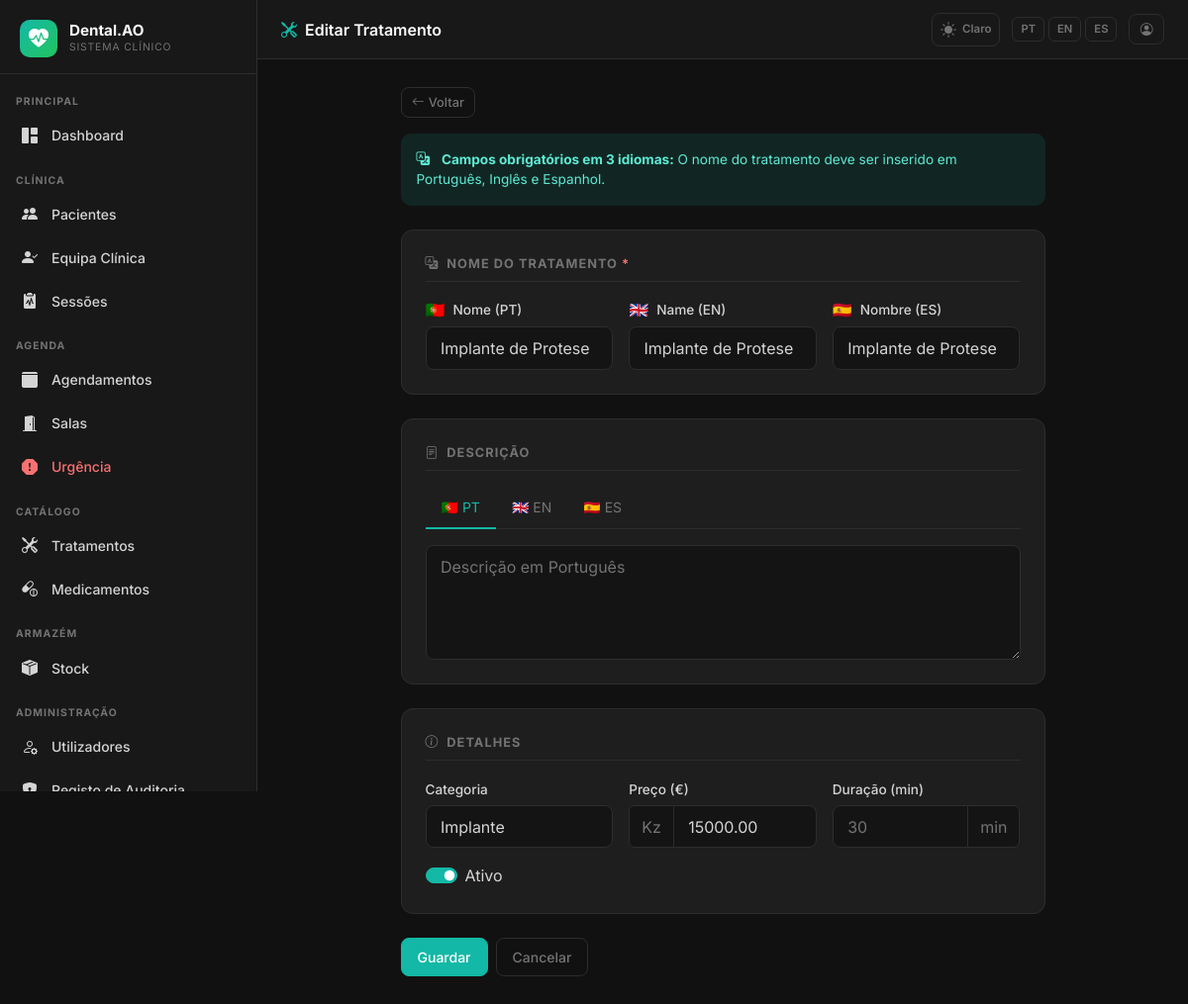
Page /admin/treatments/1/edit (signed in) on the committed database.
### app/models.py (models this page shows, shortened)
class AppSetting(db.Model):
    __tablename__ = 'app_settings'
    key   = db.Column(db.String(64), primary_key=True)
    value = db.Column(db.Text, nullable=True)
    _DEFAULTS = {
        'app_name':       'DentalCare Pro',
        'app_logo':       '',
        'bg_dark':        '#111111',
        'sidebar_dark':   '#181818',
        'card_dark':      '#1e1e1e',
        'border_dark':    '#2d2d2d',
        'text_dark':      '#d4d4d4',
        'primary_dark':   '#14b8a6',
        'success_dark':   '#22c55e',
        'danger_dark':    '#f87171',
        'warning_dark':   '#fbbf24',
        'bg_light':       '#f0f4f8',
        'card_light':     '#ffffff',
        'border_light':   '#d1dce8',
        'text_light':     '#334155',
        'primary_light':  '#1976d2',
        'success_light':  '#00875a',
        'danger_light':   '#d32f2f',
        'warning_light':  '#e65100',
        'xray_max_mb':        '10',
        'stock_invoice_max_mb': '5',
        'urgency_surcharge':  '30',
    }
    @classmethod
    def all_as_dict(cls):
        stored = {s.key: s.value for s in cls.query.all()}
        result = dict(cls._DEFAULTS)
        result.update(stored)
        return result

class Treatment(db.Model):
    __tablename__ = 'treatments'
    id = db.Column(db.Integer, primary_key=True)
    name_pt = db.Column(db.String(200), nullable=False)
    name_en = db.Column(db.String(200), nullable=False)
    name_es = db.Column(db.String(200), nullable=False)
    description_pt = db.Column(db.Text, nullable=True)
    description_en = db.Column(db.Text, nullable=True)
    description_es = db.Column(db.Text, nullable=True)
    price = db.Column(db.Numeric(10, 2), nullable=True)
    duration_minutes = db.Column(db.Integer, nullable=True)
    category = db.Column(db.String(100), nullable=True)
    is_active = db.Column(db.Boolean, default=True)
    created_by_id = db.Column(db.Integer, db.ForeignKey('users.id'), nullable=True)
    created_at = db.Column(db.DateTime, default=lambda: datetime.now(timezone.utc))
    updated_at = db.Column(db.DateTime, default=lambda: datetime.now(timezone.utc),
                           onupdate=lambda: datetime.now(timezone.utc))
    created_by = db.relationship('User', backref='created_treatments')

### app/admin/routes.py (the view, shortened to what this page needs)
@admin_bp.route('/treatments/<int:id>/edit', methods=['GET', 'POST'])
@login_required
def edit_treatment(id):
    if current_user.role not in [Role.SUPERADMIN, Role.CLINICAL_DIRECTOR]:
        abort(403)
    treatment = Treatment.query.get_or_404(id)
    form = TreatmentForm(obj=treatment)
    return render_template('admin/treatments/form.html', form=form,
                           title=_('Editar Tratamento'), treatment=treatment)

### app/admin/forms.py
class TreatmentForm(FlaskForm):
    name_pt = StringField(_l('Nome (PT)'), validators=[DataRequired(), Length(1, 200)])
    name_en = StringField(_l('Name (EN)'), validators=[DataRequired(), Length(1, 200)])
    name_es = StringField(_l('Nombre (ES)'), validators=[DataRequired(), Length(1, 200)])
    description_pt = TextAreaField(_l('Descrição (PT)'), validators=[Optional()])
    description_en = TextAreaField(_l('Description (EN)'), validators=[Optional()])
    description_es = TextAreaField(_l('Descripción (ES)'), validators=[Optional()])
    category = StringField(_l('Categoria'), validators=[Optional(), Length(0, 100)])
    price = DecimalField(_l('Preço (€)'), validators=[Optional()], places=2)
    duration_minutes = IntegerField(_l('Duração (min)'), validators=[Optional()])
    is_active = BooleanField(_l('Ativo'), default=True)
    submit = SubmitField(_l('Guardar'))

### app/__init__.py (called while the page is built)
def get_locale():
    lang = session.get('lang')
    if lang in ['pt', 'en', 'es']:
        return lang
    return 'pt'

### app/models.py (called while the page is built)
    def role_display(self):
        role_map = {
            Role.SUPERADMIN: 'Superadmin',
            Role.CLINICAL_DIRECTOR: 'Diretor Clínico',
            Role.DENTIST: 'Dentista',
            Role.PATIENT: 'Paciente',
            Role.RECEPTION: 'Recepção',
        }
        return role_map.get(self.role, self.role)

    def role_badge_class(self):
        badge_map = {
            Role.SUPERADMIN: 'danger',
            Role.CLINICAL_DIRECTOR: 'primary',
            Role.DENTIST: 'success',
            Role.PATIENT: 'info',
            Role.RECEPTION: 'warning',
        }
        return badge_map.get(self.role, 'secondary')

### app/templates/admin/treatments/form.html (shortened to what this page needs)
{% extends "base.html" %}
{% block page_title %}<i class="bi bi-tools me-2" style="color:var(--dc-primary)"></i>{{ title }}{% endblock %}
{% block content %}
<div class="row justify-content-center">
  <div class="col-lg-9">
    <div class="d-flex align-items-center gap-2 mb-3">
      <a href="{{ url_for('admin.treatments') }}" class="btn btn-sm btn-outline-secondary">
        <i class="bi bi-arrow-left me-1"></i>{{ _('Voltar') }}
      </a>
    </div>
    <form method="POST">
      <div class="alert alert-info mb-4" style="font-size:.85rem">
        <i class="bi bi-translate me-2"></i>
        <strong>{{ _('Campos obrigatórios em 3 idiomas:') }}</strong>
        {{ _('O nome do tratamento deve ser inserido em Português, Inglês e Espanhol.') }}
      </div>
      <div class="dc-card mb-4">
        <div class="dc-section-title"><i class="bi bi-translate me-2"></i>{{ _('Nome do Tratamento') }} <span class="text-danger">*</span></div>
        <div class="row g-3">
          <div class="col-md-4">
            <label class="form-label d-flex align-items-center gap-2">
              <span class="flag-icon">🇵🇹</span> {{ form.name_pt.label.text }}
            </label>
            {{ form.name_pt(class="form-control", placeholder=_("Nome em Português")) }}
          </div>
          <div class="col-md-4">
            <label class="form-label d-flex align-items-center gap-2">
              <span class="flag-icon">🇬🇧</span> {{ form.name_en.label.text }}
            </label>
            {{ form.name_en(class="form-control", placeholder=_("Name in English")) }}
          </div>
          <div class="col-md-4">
            <label class="form-label d-flex align-items-center gap-2">
              <span class="flag-icon">🇪🇸</span> {{ form.name_es.label.text }}
            </label>
            {{ form.name_es(class="form-control", placeholder=_("Nombre en Español")) }}
          </div>
        </div>
      </div>
      <div class="dc-card mb-4">
        <div class="dc-section-title"><i class="bi bi-file-text me-2"></i>{{ _('Descrição') }}</div>
        <ul class="nav nav-tabs mb-3" id="descTabs">
          <li class="nav-item">
            <button class="nav-link active" data-bs-toggle="tab" data-bs-target="#desc-pt" type="button">
              🇵🇹 PT
            </button>
          </li>
          <li class="nav-item">
            <button class="nav-link" data-bs-toggle="tab" data-bs-target="#desc-en" type="button">
              🇬🇧 EN
            </button>
          </li>
          <li class="nav-item">
            <button class="nav-link" data-bs-toggle="tab" data-bs-target="#desc-es" type="button">
              🇪🇸 ES
            </button>
          </li>
        </ul>
        <div class="tab-content">
          <div class="tab-pane fade show active" id="desc-pt">
            {{ form.description_pt(class="form-control", rows=4, placeholder=_("Descrição em Português")) }}
          </div>
        </div>
      </div>
      <div class="dc-card mb-4">
        <div class="dc-section-title"><i class="bi bi-info-circle me-2"></i>{{ _('Detalhes') }}</div>
        <div class="row g-3">
          <div class="col-md-4">
            <label class="form-label">{{ form.category.label.text }}</label>
            {{ form.category(class="form-control", placeholder=_("ex: Ortodontia, Implantes…")) }}
          </div>
          <div class="col-md-4">
            <label class="form-label">{{ form.price.label.text }}</label>
            <div class="input-group">
              <span class="input-group-text dc-ig">Kz</span>
              {{ form.price(class="form-control", placeholder="0.00") }}
            </div>
          </div>
          <div class="col-md-4">
            <label class="form-label">{{ form.duration_minutes.label.text }}</label>
            <div class="input-group">
              {{ form.duration_minutes(class="form-control", placeholder="30") }}
              <span class="input-group-text dc-ig">min</span>
            </div>
          </div>
          <div class="col-12">
            <div class="form-check form-switch">
              {{ form.is_active(class="form-check-input", role="switch") }}
              <label class="form-check-label">{{ form.is_active.label.text }}</label>
            </div>
          </div>
        </div>
      </div>
      <div class="d-flex gap-2">
        {{ form.submit(class="btn btn-primary") }}
        <a href="{{ url_for('admin.treatments') }}" class="btn btn-outline-secondary">{{ _('Cancelar') }}</a>
      </div>
    </form>
  </div>
</div>
{% endblock %}

### app/templates/base.html (shortened to what this page needs)
<!DOCTYPE html>
<html lang="{{ get_locale() }}" data-dc-theme="{{ session.get('theme', 'dark') }}">
<head>
  <link href="https://cdn.jsdelivr.net/npm/bootstrap@5.3.2/dist/css/bootstrap.min.css" rel="stylesheet">
  <link href="https://cdn.jsdelivr.net/npm/bootstrap-icons@1.11.3/font/bootstrap-icons.min.css" rel="stylesheet">
  <link href="{{ url_for('static', filename='css/dental.css') }}" rel="stylesheet">
</head>
<body>
<aside class="dc-sidebar" id="dcSidebar">
  <div class="dc-brand">
    <div class="dc-brand-icon">
      {% if app_settings.app_logo %}
        <img src="{{ url_for('superadmin.logo_file', filename=app_settings.app_logo) }}"
             alt="{{ app_settings.app_name }}"
             style="width:36px;height:36px;object-fit:contain;border-radius:6px;">
      {% else %}
        <i class="bi bi-heart-pulse-fill"></i>
      {% endif %}
    </div>
    <div class="flex-fill">
      <div class="dc-brand-name">{{ app_settings.app_name }}</div>
      <div class="dc-brand-sub">{{ _('Sistema Clínico') }}</div>
    </div>
  </div>
  <nav class="dc-nav">
    {% set role = current_user.role %}
    <div class="dc-nav-section">{{ _('Principal') }}</div>
    <a href="{{ url_for('main.dashboard') }}"
       class="dc-nav-item {% if request.endpoint == 'main.dashboard' %}active{% endif %}">
      <i class="bi bi-grid-1x2-fill"></i> {{ _('Dashboard') }}
    </a>
    {% if role in ['superadmin', 'clinical_director', 'dentist', 'reception'] %}
    <div class="dc-nav-section mt-2">{{ _('Clínica') }}</div>
    {% endif %}
    {% if role in ['superadmin', 'clinical_director', 'dentist', 'reception'] %}
    <a href="{{ url_for('patients.index') }}"
       class="dc-nav-item {% if request.endpoint == 'patients.index' or request.endpoint in ['patients.new','patients.edit','patients.detail'] %}active{% endif %}">
      <i class="bi bi-people-fill"></i> {{ _('Pacientes') }}
    </a>
    {% endif %}
    {% if role in ['superadmin', 'clinical_director'] %}
    <a href="{{ url_for('patients.care_team_pending') }}"
       class="dc-nav-item {% if request.endpoint == 'patients.care_team_pending' %}active{% endif %}">
      <i class="bi bi-person-check-fill"></i> {{ _('Equipa Clínica') }}
    </a>
    {% endif %}
    {% if role in ['superadmin', 'clinical_director', 'dentist'] %}
    <a href="{{ url_for('sessions.index') }}"
       class="dc-nav-item {% if request.endpoint and 'sessions.' in request.endpoint and 'audit' not in request.endpoint and 'evolution' not in request.endpoint %}active{% endif %}">
      <i class="bi bi-clipboard2-pulse-fill"></i> {{ _('Sessões') }}
    </a>
    {% endif %}
    {% if role in ['superadmin', 'clinical_director', 'reception', 'dentist'] %}
    <div class="dc-nav-section mt-2">{{ _('Agenda') }}</div>
    {% endif %}
    {% if role in ['superadmin', 'clinical_director', 'reception'] %}
    <a href="{{ url_for('scheduling.calendar') }}"
       class="dc-nav-item {% if request.endpoint and 'scheduling.' in request.endpoint and 'emergency' not in request.endpoint and 'room' not in request.endpoint %}active{% endif %}">
      <i class="bi bi-calendar3-fill"></i> {{ _('Agendamentos') }}
    </a>
    {% endif %}
    {% if role in ['superadmin', 'clinical_director', 'reception', 'dentist'] %}
    <a href="{{ url_for('scheduling.rooms') }}"
       class="dc-nav-item {% if request.endpoint and 'rooms' in request.endpoint %}active{% endif %}">
      <i class="bi bi-door-open-fill"></i> {{ _('Salas') }}
    </a>
    {% endif %}
    {% if role in ['superadmin', 'clinical_director', 'reception', 'dentist'] %}
    <a href="{{ url_for('scheduling.emergency') }}"
       class="dc-nav-item {% if request.endpoint and 'emergency' in request.endpoint %}active{% endif %}"
       style="color:var(--dc-danger)">
      <i class="bi bi-exclamation-octagon-fill"></i> {{ _('Urgência') }}
    </a>
    {% endif %}
    {% if role in ['superadmin', 'clinical_director', 'dentist'] %}
    <div class="dc-nav-section mt-2">{{ _('Catálogo') }}</div>
    <a href="{{ url_for('admin.treatments') }}"
       class="dc-nav-item {% if 'treatments' in request.endpoint %}active{% endif %}">
      <i class="bi bi-tools"></i> {{ _('Tratamentos') }}
    </a>
    <a href="{{ url_for('admin.medicines') }}"
       class="dc-nav-item {% if 'medicine' in request.endpoint %}active{% endif %}">
      <i class="bi bi-capsule-pill"></i> {{ _('Medicamentos') }}
    </a>
    {% endif %}
    {% if role in ['superadmin', 'clinical_director', 'dentist', 'receptionist'] %}
    <div class="dc-nav-section mt-2">{{ _('Armazém') }}</div>
    <a href="{{ url_for('stock.index') }}"
       class="dc-nav-item {% if request.endpoint and 'stock.' in request.endpoint %}active{% endif %}">
      <i class="bi bi-box-seam-fill"></i> {{ _('Stock') }}
    </a>
    {% endif %}
    {% if role in ['superadmin', 'clinical_director'] %}
    <div class="dc-nav-section mt-2">{{ _('Administração') }}</div>
    <a href="{{ url_for('admin.users') }}"
       class="dc-nav-item {% if 'user' in request.endpoint %}active{% endif %}">
      <i class="bi bi-person-gear"></i> {{ _('Utilizadores') }}
    </a>
    <a href="{{ url_for('admin.audit_log') }}"
       class="dc-nav-item {% if 'audit' in request.endpoint %}active{% endif %}">
      <i class="bi bi-shield-lock-fill"></i> {{ _('Registo de Auditoria') }}
    </a>
    {% endif %}
  </nav>
</aside>
<header class="dc-topbar">
  <span class="page-title">{% block page_title %}{% endblock %}</span>
  <div class="topbar-actions">
    <a href="{{ url_for('auth.toggle_theme') }}"
       class="theme-toggle"
       title="{{ _('Alternar tema') }}">
      {% if session.get('theme', 'dark') == 'dark' %}
        <i class="bi bi-sun-fill"></i><span style="font-size:.72rem;font-weight:600;margin-left:2px">{{ _('Claro') }}</span>
      {% else %}
        <i class="bi bi-moon-stars-fill"></i><span style="font-size:.72rem;font-weight:600;margin-left:2px">{{ _('Escuro') }}</span>
      {% endif %}
    </a>
    <div class="lang-switcher">
      <a href="{{ url_for('auth.set_lang', lang='pt') }}"
         class="lang-btn {% if get_locale() == 'pt' %}active{% endif %}">PT</a>
      <a href="{{ url_for('auth.set_lang', lang='en') }}"
         class="lang-btn {% if get_locale() == 'en' %}active{% endif %}">EN</a>
      <a href="{{ url_for('auth.set_lang', lang='es') }}"
         class="lang-btn {% if get_locale() == 'es' %}active{% endif %}">ES</a>
    </div>
    <a href="{{ url_for('auth.profile') }}" class="btn btn-sm btn-outline-secondary" title="{{ _('Meu Perfil') }}">
      <i class="bi bi-person-circle"></i>
    </a>
  </div>
</header>
<main class="dc-main">
  <div class="dc-content">
    {% block content %}{% endblock %}
  </div>
</main>
</body>
</html>

### rows in the picture
AppSetting: app_name "Dental.AO"
Treatment: name_pt "Implante de Protese", name_en "Implante de Protese", name_es "Implante de Protese", category "Implante", price "15000.00", is_active "☑"

### other values in the picture
{{ title }} "Editar Tratamento"
